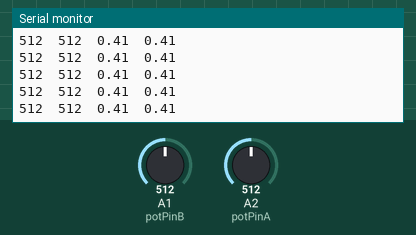
This sketch was run on a simulated Arduino Uno, built with avr-gcc and run on an emulated ATmega328P. On the bench: the last lines printed to the serial monitor. Inputs (shaded band) come from the test bench; at power-on: A1 (potPinB) = 512, A2 (potPinA) = 512.

Above: at 1.2 s.
1.3 s: A1 (potPinB) set to 987
At 2.3 s:
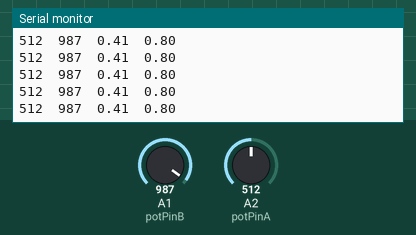
4.3 s: A1 (potPinB) set to 1013
At 5.2 s:
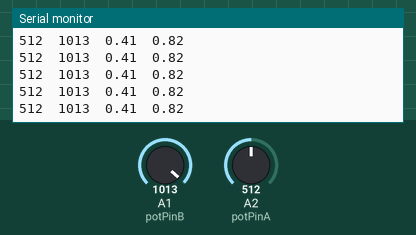
5.8 s: A2 (potPinA) set to 990
At 6.5 s:
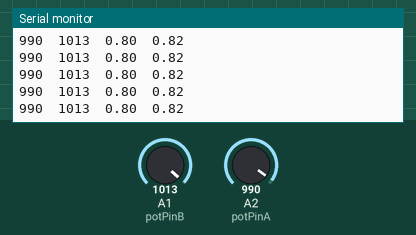
8.8 s: A2 (potPinA) set to 1012
At 9.5 s:
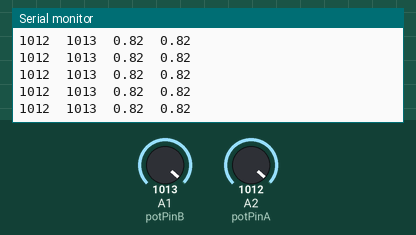
Timing chart, 0 to 11.8 s (numbered marks = the images above; inputs shaded):
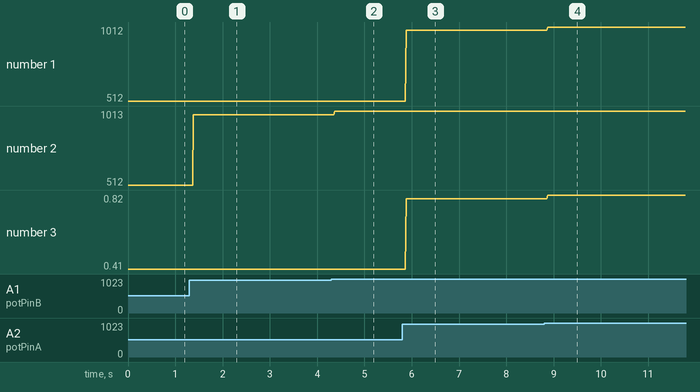

Measured:
- after the input at 1.3 s, the serial monitor: prints a new line after 0.08 s (image 1)
- after the input at 4.3 s, the serial monitor: prints a new line after 0.07 s (image 2)
- after the input at 5.8 s, the serial monitor: prints a new line after 0.09 s (image 3)
- after the input at 8.8 s, the serial monitor: prints a new line after 0.08 s (image 4)
- plotted number 1: 512 → 990 after the input at 5.8 s, 990 → 1012 after the input at 8.8 s
- plotted number 2: 512 → 987 after the input at 1.3 s, 987 → 1013 after the input at 4.3 s

The sketch:

3_sensor_DatatoVoltage.ino
```cpp
const int potPinA = 2;              // sensor kiri
const int potPinB = 15;              // sensor kanan
int sensor_kiri;                    // deklarasi variable sensor kiri
int sensor_kanan;                    // deklarasi variable sensor kanan

float voltage_kiri;                 // deklarasi variabel voltage dari sensor kiri
float voltage_kanan;                // deklarasi variabel voltage dari sensor kanan

void setup() {
  Serial.begin(9600);               // Inisialisasi Penggunaan serial dengan baudrate 9600bps
}

void loop() {

  sensor_kiri=analogRead(potPinA);                // Baca data ADC dari potpinA ditampung di variabel sensor_kiri
  sensor_kanan=analogRead(potPinB);               // Baca data ADC dari potpinA ditampung di variabel sensor_kanan
  voltage_kiri=convert_to_voltage(sensor_kiri);
  voltage_kanan=convert_to_voltage(sensor_kanan);

  Serial.print(sensor_kiri);                      // Data yang ditampung dikirimkan ke serial monitor tanpa new line atau ln
  Serial.write('\t');                             // create tab
  Serial.print(sensor_kanan);                   // menampilkan data sensor kanan disertai new line
  Serial.write('\t');                             // create tab
  Serial.print(voltage_kiri);                   // menampilkan data sensor kanan disertai new line
  Serial.write('\t');                             // create tab
  Serial.println(voltage_kanan);                   // menampilkan data sensor kanan disertai new line
}
```

fungsi.ino
```cpp
float convert_to_voltage(int xx)
{ float temp;
   temp = xx * (3.3 / 4096.0);
  return temp;
  }
```
